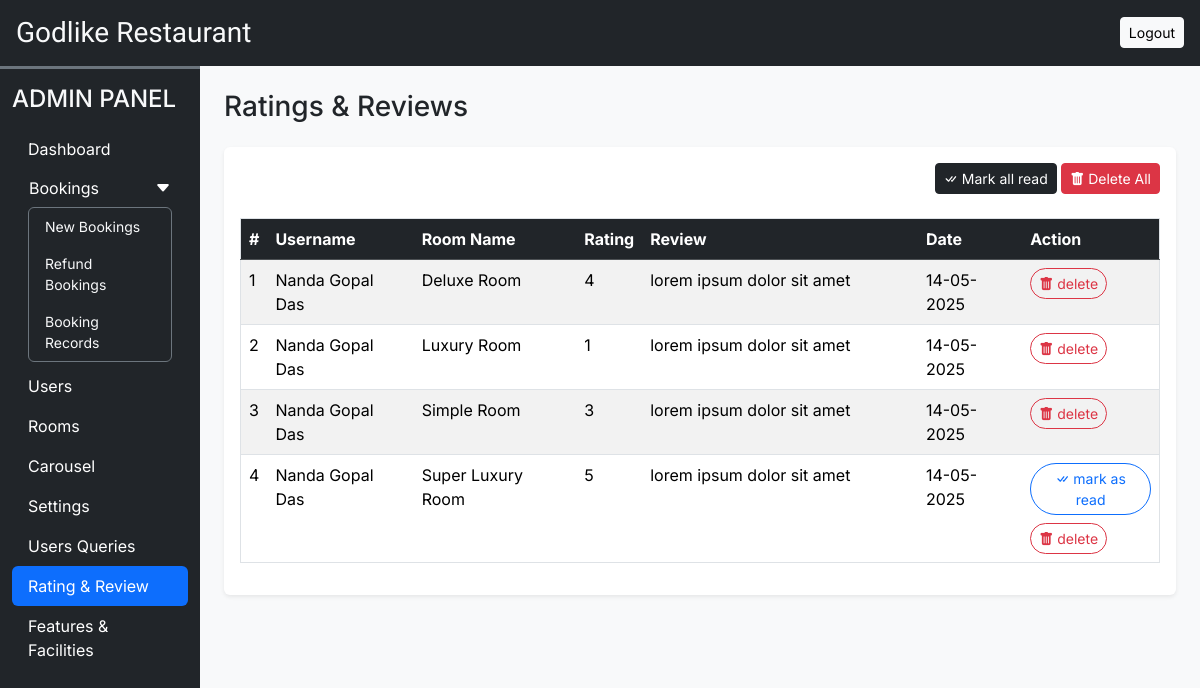
The page /admin/rate_review.php (signed in) on the database as committed earlier.
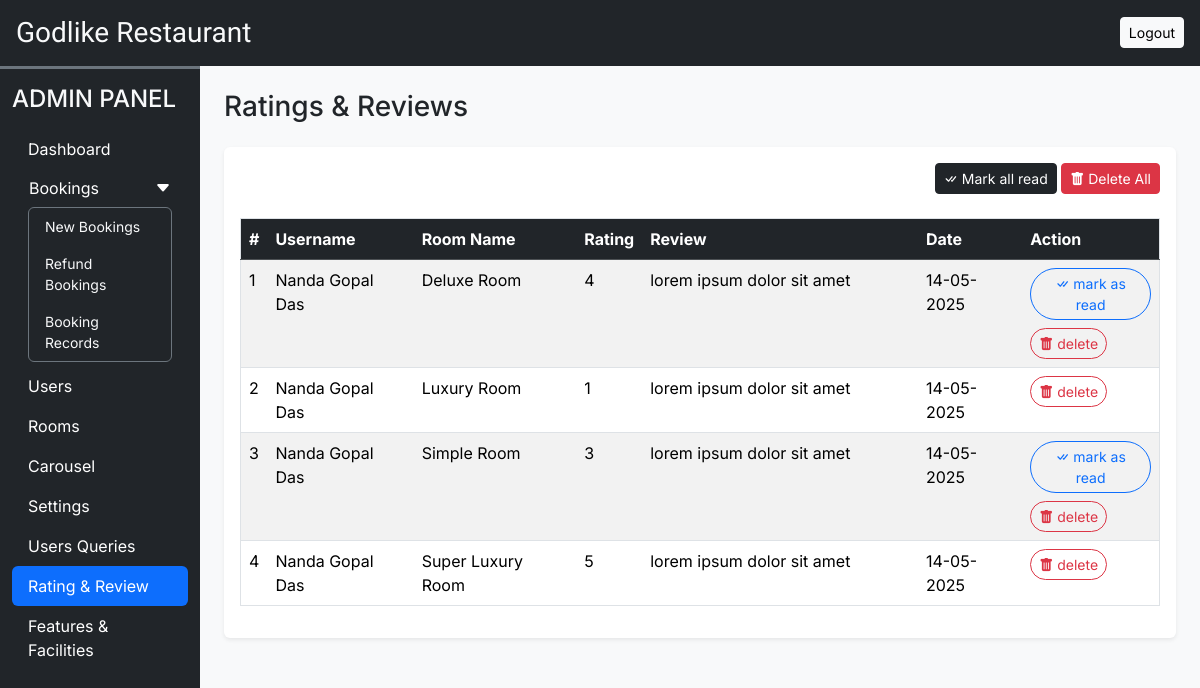
The same page on the database as committed later.
### tables this page shows
CREATE TABLE `rating_review` (
  `sr_no` int(11) NOT NULL,
  `booking_id` int(11) NOT NULL,
  `room_id` int(11) NOT NULL,
  `user_id` int(11) NOT NULL,
  `rating` int(11) NOT NULL,
  `review` varchar(255) NOT NULL,
  `seen` tinyint(4) NOT NULL DEFAULT 0,
  `date_time` datetime NOT NULL DEFAULT current_timestamp()
);

CREATE TABLE `user_cred` (
  `id` int(11) NOT NULL,
  `username` varchar(255) NOT NULL,
  `email` varchar(255) NOT NULL,
  `phone` varchar(255) NOT NULL,
  `profile` varchar(255) NOT NULL,
  `address` varchar(255) NOT NULL,
  `pincode` int(11) NOT NULL,
  `dob` date NOT NULL,
  `password` varchar(255) NOT NULL,
  `is_verified` tinyint(4) NOT NULL DEFAULT 0,
  `token` varchar(255) DEFAULT NULL,
  `token_expire` date DEFAULT NULL,
  `status` tinyint(4) NOT NULL DEFAULT 1,
  `date_time` datetime NOT NULL DEFAULT current_timestamp()
);

CREATE TABLE `rooms` (
  `id` int(11) NOT NULL,
  `name` varchar(50) NOT NULL,
  `area` int(11) NOT NULL,
  `price` int(11) NOT NULL,
  `quantity` int(11) NOT NULL,
  `adult` int(11) NOT NULL,
  `children` int(11) NOT NULL,
  `description` varchar(255) NOT NULL,
  `status` tinyint(4) NOT NULL DEFAULT 1,
  `removed` tinyint(4) NOT NULL DEFAULT 0
);

### admin/rate_review.php (the view, shortened to what this page needs)
<!DOCTYPE html>
<html lang="en">
<head>
    <?php require_once("./include/include.php"); ?>
</head>
<body class="bg-light">
    <?php require_once("./include/header.php"); ?>
    <div class="container-fluid" id="main-content">
        <div class="row">
            <div class="col-lg-10 ms-auto p-4 overflow-hidden">
                <h3 class="mb-4">Ratings & Reviews</h3>
                <div class="card border-0 shadow-sm mb-4">
                    <div class="card-body">
                        <div class="text-end mb-4">
                            <a href="?seen=all" class="btn btn-dark btn-sm shadow-none">
                                <i class="bi bi-check-all"></i> Mark all read
                            </a>
                            <a href="?delete=all" class="btn btn-danger btn-sm shadow-none">
                                <i class="bi bi-trash-fill"></i> Delete All
                            </a>
                        </div>
                        <div class="table-responsive-md">
                            <table class="table table-striped table-hover border">
                                <thead>
                                    <tr class="table-dark">
                                        <th scope="col">#</th>
                                        <th scope="col">Username</th>
                                        <th scope="col">Room Name</th>
                                        <th scope="col">Rating</th>
                                        <th scope="col" width="30%">Review</th>
                                        <th scope="col">Date</th>
                                        <th scope="col">Action</th>
                                    </tr>
                                </thead>
                                <tbody>
                                    <?php
                                        $i = 1;
                                        $query = "SELECT rr.*, uc.username, room.name AS room_name FROM `rating_review` rr INNER JOIN `user_cred` uc ON rr.user_id=uc.id INNER JOIN `rooms` room ON rr.room_id=room.id ORDER BY `sr_no` DESC";
                                        $result = mysqli_query($connect, $query);
                                        while ($data = mysqli_fetch_assoc($result)) {
                                            $seen = "";
                                            $date = date("d-m-Y", strtotime($data["date_time"]));
                                            if ($data["seen"] != 1) {
                                                $seen = "
                                                    <a href='?seen=$data[sr_no]' class='btn btn-sm btn-outline-primary rounded-pill mb-2'>
                                                        <i class='bi bi-check-all'></i> mark as read
                                                    </a><br/>
                                                ";
                                            }
                                            $seen .= "
                                                <a href='?delete=$data[sr_no]' class='btn btn-sm btn-outline-danger me-2 rounded-pill'>
                                                    <i class='bi bi-trash-fill'></i> delete
                                                </a>
                                            ";
                                            echo<<<data
                                                <tr>
                                                    <td>$i</td>
                                                    <td>$data[username]</td>
                                                    <td>$data[room_name]</td>
                                                    <td>$data[rating]</td>
                                                    <td>$data[review]</td>
                                                    <td>$date</td>
                                                    <td>$seen</td>
                                                </tr>
                                            data;
                                            $i++;
                                        }
                                    ?>
                                </tbody>
                            </table>
                        </div>
                    </div>
                </div>
            </div>
        </div>
    </div>
</body>
</html>

### admin/include/include.php (shortened to what this page needs)
<link rel="stylesheet" href="https://cdn.jsdelivr.net/npm/bootstrap@5.3.3/dist/css/bootstrap.min.css">
<link rel="stylesheet" href="https://cdn.jsdelivr.net/npm/bootstrap-icons@1.11.3/font/bootstrap-icons.min.css"/>
<link rel="stylesheet" href="./css/common.css">

### admin/include/header.php (shortened to what this page needs)
<div class="container-fluid bg-dark text-light p-3 d-flex align-items-center justify-content-between sticky-top">
    <h3 class="mb-0 new-font">Godlike Restaurant</h3>
    <a href="logout.php" class="btn btn-light btn-sm">Logout</a>
</div>
<div class="col-lg-2 bg-dark border-top border-3 border-secondary" id="menu">
    <nav class="navbar navbar-expand-lg navbar-dark">
        <div class="container-fluid flex-lg-column align-items-stretch">
            <h4 class="mt-2 text-light text-uppercase">Admin Panel</h4>
            <div class="collapse navbar-collapse flex-column align-items-stretch mt-2" id="adminDropdown">
                <ul class="nav nav-pills flex-column">
                    <li class="nav-item">
                        <a class="nav-link text-white" href="dashboard.php">Dashboard</a>
                    </li>
                    <li class="nav-item">
                        <button class="btn text-white px-3 w-100 shadow-none text-start d-flex align-items-center justify-content-between" type="button" data-bs-toggle="collapse" data-bs-target="#bookingLink">
                            <span>Bookings</span>
                            <span>
                                <i class="bi bi-caret-down-fill"></i>
                            </span>
                        </button>
                        <div class="collapse show px-3 small mb-1" id="bookingLink">
                            <ul class="nav nav-pills flex-column rounded border border-secondary">
                                <li class="nav-item">
                                    <a href="new_booking.php" class="nav-link text-light">New Bookings</a>
                                </li>
                                <li class="nav-item">
                                    <a href="refund_booking.php" class="nav-link text-light">Refund Bookings</a>
                                </li>
                                <li class="nav-item">
                                    <a href="booking_record.php" class="nav-link text-light">Booking Records</a>
                                </li>
                            </ul>
                        </div>
                    </li>
                    <li class="nav-item">
                        <a class="nav-link text-white" href="users.php">Users</a>
                    </li>
                    <li class="nav-item">
                        <a class="nav-link text-white" href="rooms.php">Rooms</a>
                    </li>
                    <li class="nav-item">
                        <a class="nav-link text-white" href="carousel.php">Carousel</a>
                    </li>
                    <li class="nav-item">
                        <a class="nav-link text-white" href="settings.php">Settings</a>
                    </li>
                    <li class="nav-item">
                        <a class="nav-link text-white" href="user_queries.php">Users Queries</a>
                    </li>
                    <li class="nav-item">
                        <a class="nav-link text-white" href="rate_review.php">Rating & Review</a>
                    </li>
                    <li class="nav-item">
                        <a class="nav-link text-white" href="features_facilities.php">Features & Facilities</a>
                    </li>
                </ul>
            </div>
        </div>
    </nav>
</div>

### admin/css/common.css (style rules this page uses)
:root { --pearl-blue: #2e44c1; --pearl-blue-hover: #31279e; }
* { margin: 0; padding: 0; box-sizing: border-box; font-family: "Inter", Arial; }
.new-font { font-family: "Merienda", Arial; }
#menu { position: fixed; height: 100%; z-index: 9; }

Rows that differ between the two databases and show on the page:
changed rating_review "Deluxe Room": now shows "mark as read"
changed rating_review "Simple Room": now shows "mark as read"
changed rating_review "Super Luxury Room": no longer shows "mark as read"
